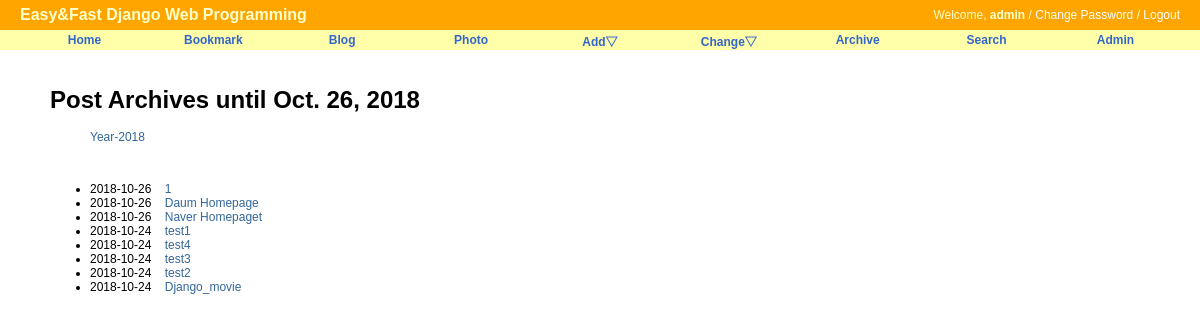
Page /blog/archive/ (signed in) on the committed database.
### blog/models.py (models this page shows, shortened)
class Post(models.Model):
    title       = models.CharField('TITLE', max_length=50)
    slug        = models.SlugField('SLUG', unique=True, allow_unicode=True, help_text='one word for title alias.')
    description = models.CharField('DESCRIPTION', max_length=100, blank=True, help_text='simple description text.')
    content     = models.TextField('CONTENT')
    create_date = models.DateTimeField('Create Date', auto_now_add=True)
    modify_date = models.DateTimeField('Modify Date', auto_now=True)
    owner       = models.ForeignKey(User, null=True, on_delete=models.CASCADE)
    class Meta:
        verbose_name = 'post'
        verbose_name_plural = 'posts'
        db_table = 'blog_post'
        ordering = ('-modify_date',)
    def get_absolute_url(self):
        return reverse('blog:post_detail', args=(self.slug,))

### blog/views.py (the view)
# urls.py: path('archive/', PostAV.as_view(), name='post_archive'),
class PostAV(ArchiveIndexView):
    model = Post
    date_field = 'modify_date'

### blog/templates/blog/post_archive.html (shortened to what this page needs)
{% extends "base.html" %}
{% block content %}
<div id = "content">
    <h1>Post Archives until {% now "N d, Y" %}</h1>
    <ul>
        {% for date in date_list %}
        <li style="display: inline;">
            <a href="{% url 'blog:post_year_archive' date|date:'Y' %}">Year-{{ date|date:"Y" }}</a>
        </li>
        {% endfor %}
    </ul>
    <br/>
    <div>
        <ul>
            {% for post in object_list %}
            <li>
                {{ post.modify_date|date:"Y-m-d" }}&nbsp;&nbsp;&nbsp;
                <a href="{{ post.get_absolute_url }}"><string>{{ post.title }}<string></a>
            </li>
            {% endfor %}
        </ul>
    </div>
</div>
{% endblock content %}

### templates/base.html (shortened to what this page needs)
<!DOCTYPE html>
<html lang="ko">
<head>
{% load staticfiles %}
<link rel="stylesheet" type="text/css" href="{% block stylesheet %}{% static "css/base.css" %}{% endblock %}" />
<link rel="stylesheet" type="text/css" href="{% block extrastyle %}{% endblock %}" />
</head>
<body>
<div id="header">
    <h2 class="maintitle">Easy&amp;Fast Django Web Programming</h2>
    {% if user.is_active %}
        <h4 class="welcome">Welcome, <strong>{% firstof usr.get_short_name user.get_username %}</strong> /
                    <a href="{% url 'password_change' %}">Change Password</a> /
                    <a href="{% url 'logout' %}">Logout</a>
        </h4>
    {% else %}
        <h4 class="welcome">Welcome, Anonymous /
                    <a href="{% url 'login' %}">Login</a> /
                    <a href="{% url 'register' %}">Register</a>
        </h4>
    {% endif %}
</div>
<div id="menu">
    <li><a href="{% url 'home' %}">Home</a></li>
    <li><a href="{% url 'bookmark:index' %}">Bookmark</a></li>
    <li><a href="{% url 'blog:index' %}">Blog</a></li>
    <li><a href="#">Photo</a></li>
    <li><a href="#">Add&bigtriangledown;</a>
    </li>
    <li><a href="#">Change&bigtriangledown;</a>
    </li>
    <li><a href="{% url 'blog:post_archive' %}">Archive</a></li>
    <li><a href="{% url 'blog:search' %}">Search</a></li>
    <li><a href="{% url 'admin:index' %}">Admin</a></li>
</div>
{% block content %}{% endblock %}
</body>
</html>

### static/css/base.css (style rules this page uses)
body { font-family: "Lucida Grande", Verdana, Arial, sans-serif; font-size: 12px; }
div#header { position: absolute; top: 0px; left: 0px; height: 30px; width: 100%; display: table; background: orange; }
div#menu { position: absolute; top: 30px; left: 0px; height: 20px; width: 100%; display: table; table-layout: fixed; border-spacing: 40px 0px; background: #ffa; font-size: 12px; }
div#content { position: absolute; top: 70px; left: 50px; right: 50px; }
.maintitle { display: table-cell; vertical-align: middle; padding-left: 20px; color: #ffc; font-weight: bold; font-size: 16px; }
.welcome { display: table-cell; vertical-align: middle; text-align: right; padding-right: 20px; color: #ffc; font-weight: normal; font-size: 12px; }
.welcome a:link, .welcome a:visited { color: white; }
div#menu a:link, div#menu a:visited { color: #36c; }
div#menu > li { display: table-cell; vertical-align: middle; border-radius: 25px; text-align: center; font-weight: bold; }
a:link, a:visited { color: #369; text-decoration: none; }

### rows in the picture
Post: modify_date "2018-10-26", title "1"
Post: modify_date "2018-10-26", title "Daum Homepage"
Post: modify_date "2018-10-26", title "Naver Homepaget"
Post: modify_date "2018-10-24", title "test1"
Post: modify_date "2018-10-24", title "test4"
Post: modify_date "2018-10-24", title "test3"
Post: modify_date "2018-10-24", title "test2"
Post: modify_date "2018-10-24", title "Django_movie"

### other values in the picture
{{ date|date:"Y" }} "2018"
